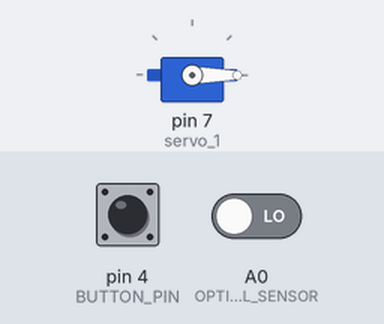
The sketch below on a simulated Arduino Uno, built with avr-gcc and run on an emulated ATmega328P. Parts: servo. The test bench sets the inputs (shaded band); at power-on: A0 (OPTICAL_SENSOR) LOW, pin 4 (BUTTON_PIN) LOW. What the sketch prints to the serial monitor is not drawn.

Above: at 1.2 s.
1.3 s: A0 (OPTICAL_SENSOR) driven HIGH
At 2.1 s:
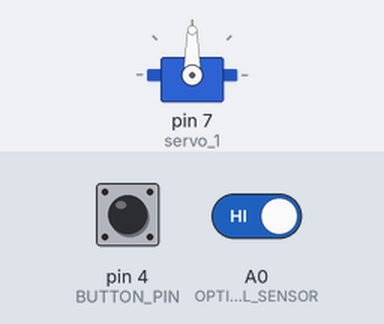
4.3 s: pin 4 (BUTTON_PIN) pulled HIGH for 0.15 s
At 5.7 s:
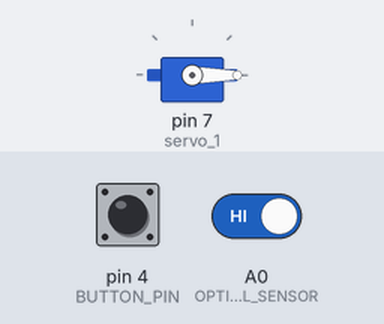
Timing chart, 0 to 7.3 s (numbered marks = the images above; inputs shaded):
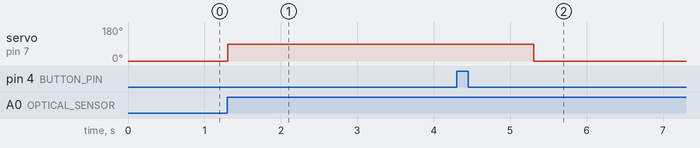

The sketch:

2024_02_09-metro_turnstile.ino
```cpp
#include <Servo.h>

Servo servo_1;

const int OPTICAL_SENSOR = A0;
const int BUTTON_PIN = 4;

void setup() {
  Serial.begin(9600);
  pinMode(OPTICAL_SENSOR,INPUT);
  pinMode(BUTTON_PIN,INPUT);
  servo_1.attach(7);
  servo_1.write(0);
  //delay(1000);
  //servo_1.write(90);
  //delay(1000);
  //servo_1.write(0);
}


// вариант попроще
/*void loop() {
  bool optical = digitalRead(OPTICAL_SENSOR);
  bool button = digitalRead(BUTTON_PIN);
  Serial.println(optical);
  if (optical==1) { // если пробегает заяц
    servo_1.write(90);
    delay(1000);
    servo_1.write(0);
  }
  if (button==1) {
    while (optical==0) {
      optical = digitalRead(OPTICAL_SENSOR);
    }
    delay(100);
    while (optical==1) {
      optical = digitalRead(OPTICAL_SENSOR);
    }
    delay(100);
  }
}*/

// вариант посложнее

bool button_enable = 0;
bool people_was_go = 0;

void loop() {
  bool optical = digitalRead(OPTICAL_SENSOR);
  bool button = digitalRead(BUTTON_PIN);
  Serial.println(optical);
  if (optical==1) { // если пробегает заяц
    people_was_go = 1;
    if (button_enable==0) {
      servo_1.write(90);
      delay(1000);
      servo_1.write(0);
    }
  }
  else {
    if (people_was_go==1 && button_enable==1) {
      button_enable = 0;
    }
    people_was_go = 0;
  }
  if (button==1) {
    button_enable = 1;
  }
}
```

Measured:
- after the input at 1.3 s, servo on pin 7 (servo_1): 0° → 90° at once
- after the input at 4.3 s, servo on pin 7 (servo_1): 90° → 0° after 1.0 s
